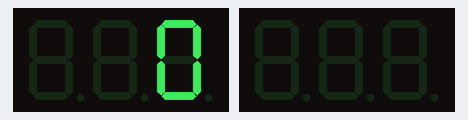
The sketch below on a simulated Arduino Uno, built with avr-gcc and run on an emulated ATmega328P. Shown: 2 × 3-digit seven-segment display.

Above: at 0.15 s.
At 4.72 s:
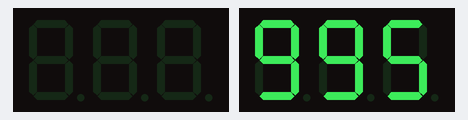
At 9.6 s:
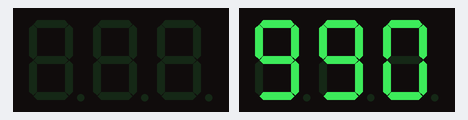
At 18.79 s:
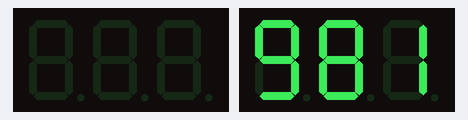
At 29.2 s:
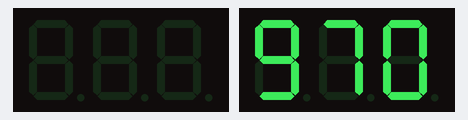
At 39.61 s:
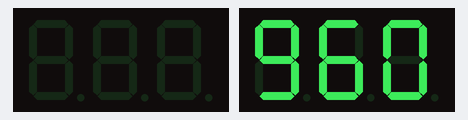

The sketch:

SevSeg_MultiDisplay.ino
```cpp
#include <SevenSeg.h>
SevenSeg disp1(6,7,8,9,10,11,12);
SevenSeg disp2(6,7,8,9,10,11,12);

const int numOfDigits1 = 3;
const int numOfDigits2 = 3;

int digitPins1[numOfDigits1]={0,1,2};
int digitPins2[numOfDigits2]={3,4,5};

void setup() {
  // put your setup code here, to run once:
  disp1.setDigitPins(numOfDigits1,digitPins1);
  disp1.setDigitDelay(1667);
  disp2.setDigitPins(numOfDigits2,digitPins2);
  disp2.setDigitDelay(1667);
}

void loop() {
  // put your main code here, to run repeatedly:
  int second = millis()/1000;
  disp1.write(second);
  disp1.clearDisp();

  disp2.write(999-second);
  disp2.clearDisp();
}
```
